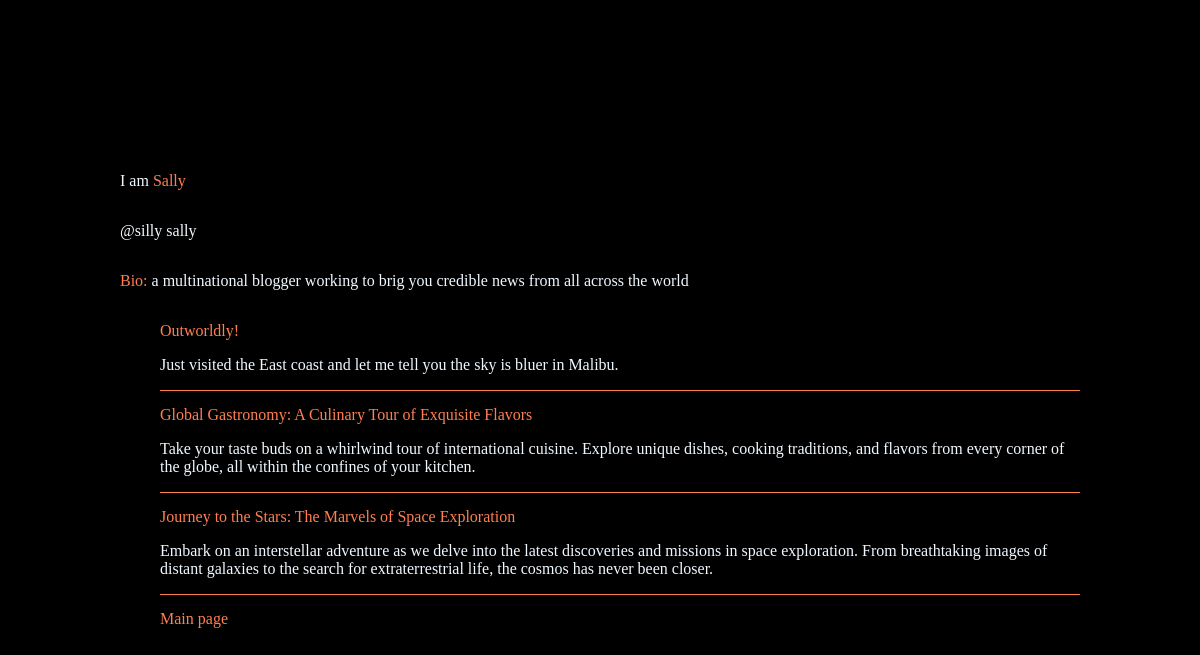
Page /writer/4/ on the committed database.
### blog/models.py (models this page shows, shortened)
class Blogger(m.Model):
    name = m.CharField(max_length=255)
    username = m.CharField(max_length=255)
    password = m.CharField(max_length=255, default = 'pass1234')
    bio = m.TextField()

class Blog(m.Model):
    title = m.CharField(max_length=255)
    body = m.TextField()
    pub_date = m.DateTimeField("date published")
    blogger = m.ForeignKey(Blogger, on_delete = m.CASCADE)
    image = m.ImageField(upload_to='blog_images/', null=True, blank=True)

### blog/views.py (the view)
# urls.py: path('writer/<int:blogger_id>/', views.writer, name="writer"),
def writer(request, blogger_id):
    writer = Blogger.objects.get(pk = blogger_id)
    blogs = writer.blog_set.all().order_by("-pub_date")
    title = "writer"
    context = {
        "writer":writer,
        "title": title,
        "blogs":blogs,
    }
    return render(request, 'blog/writer.html', context)

### blog/templates/blog/writer.html (shortened to what this page needs)
<!DOCTYPE html>
<html lang="en">
<head>
    {% load static %}
    <link rel="stylesheet" href="{% static 'css/screen.css' %}">
</head>
<body>
    <div class="user-details">
        <p> I am <span>{{ writer.name}}</span></p>
        <p>@{{ writer.username}}</p>
    </div>
    <p class="bio"><span>Bio: </span>{{ writer.bio}}</p>
    <ul>
        {% for blog in blogs %}
            <li class="list-item">
                <a href="{% url 'blog:article' blog.id %}"><span class="blog">{{ blog.title }}</span></a>
                <p>{{ blog.body }}</p>
            </li>
        {% endfor %}
            <a class="main-page" href="{% url 'blog:feed' %}">Main page</a>
    </ul>
</body>
</html>

### blog/templates/blog/writer.html (style rules this page uses)
* { list-style-type: none; text-decoration: none; font-family: chivo; }
html { scroll-behavior: smooth; }
body { width: 80%; margin: auto; height: 100vh; display: flex; flex-direction: column; justify-content: center; background-color: black; color: aliceblue; }
.user-details { display: flex; flex-direction: column; justify-self: center; }
span { color: coral; }
li { border-bottom: .7px solid coral; }
.blog { transition: all 300ms ease-in-out; }
.list-item { margin-bottom: 15px; }
a { color: coral; }
.main-page { transition: all 300ms ease-in-out; }

### rows in the picture
Blogger: name "Sally", username "silly sally", bio "a multinational blogger working to brig you credible news from all across the world"
Blog: title "Outworldly!", body "Just visited the East coast and let me tell you the sky is bluer in Malibu."
Blog: title "Global Gastronomy: A Culinary Tour of Exquisite Flavors", body "Take your taste buds on a whirlwind tour of international cuisine. Explore unique dishes, cooking traditions, and flavors from every corner of the globe, all within the confines of your kitchen."
Blog: title "Journey to the Stars: The Marvels of Space Exploration", body "Embark on an interstellar adventure as we delve into the latest discoveries and missions in space exploration. From breathtaking images of distant galaxies to the search for extraterrestrial life, the cosmos has never been closer."
